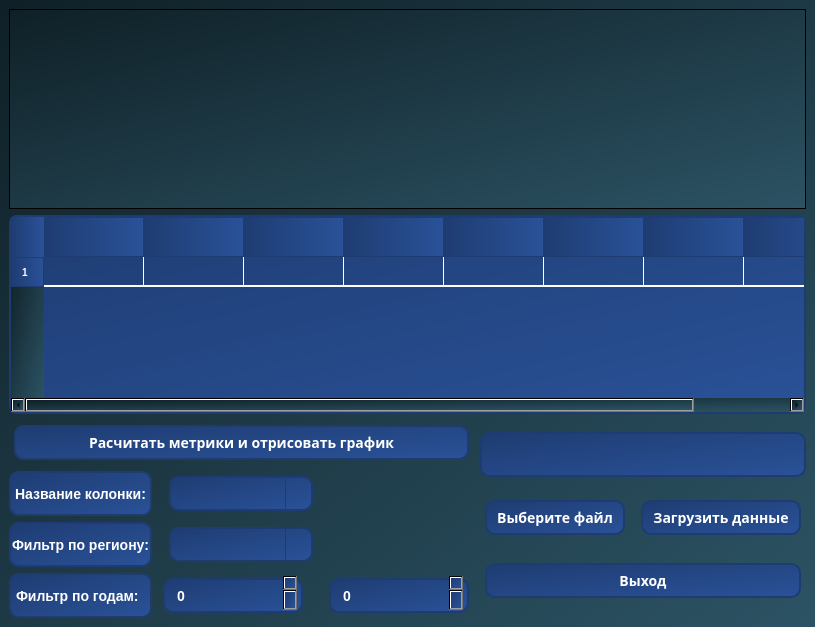
<?xml version="1.0" encoding="UTF-8"?>
<ui version="4.0">
 <class>MainWindow</class>
 <widget class="QMainWindow" name="MainWindow">
  <property name="geometry">
   <rect>
    <x>0</x>
    <y>0</y>
    <width>795</width>
    <height>627</height>
   </rect>
  </property>
  <property name="windowTitle">
   <string>MainWindow</string>
  </property>
  <property name="whatsThis">
   <string>&lt;html&gt;&lt;head/&gt;&lt;body&gt;&lt;p&gt;bacground-color: red;&lt;/p&gt;&lt;/body&gt;&lt;/html&gt;</string>
  </property>
  <property name="styleSheet">
   <string notr="true">QMainWindow {
    background-color: #f5f5f5;
    font-family: 'Segoe UI', Arial, sans-serif;
}</string>
  </property>
  <widget class="QWidget" name="centralwidget">
   <property name="styleSheet">
    <string notr="true">QWidget {
    background-color: qlineargradient(x1:0, y1:0, x2:1, y2:1, stop:0 #0f2027, stop:1 #2c5364);
}

/* Специальный класс для центрального виджета (если нужно) */
.central-widget {
    background: transparent;
    padding: 0;
    margin: 0;
    border: none;
}

/* Коррекция для таблицы */
QTableWidget {
    background-color: qlineargradient(x1:0, y1:0, x2:1, y2:1, stop:0 #1e3c72, stop:1 #2a5298);
    border: 2px solid #1e3c72;
    border-radius: 8px;
    gridline-color: #ffffff;
    color: #ffffff;
    font-size: 14px;
    margin: 0;  /* Убираем внешние отступы */
    padding: 0; /* Убираем внутренние отступы */
}

/* Фикс для заголовков таблицы */
QHeaderView::section {
    padding: 8px 12px; /* Четкие отступы для заголовков */
    background-color: qlineargradient(x1:0, y1:0, x2:1, y2:0, stop:0 #1e3c72, stop:1 #2a5298);
    color: #ffffff;
    border: none;
    font-size: 14px;
    font-weight: bold;
}

/* Дополнительный фикс для выравнивания */
QTableCornerButton::section {
    background-color: qlineargradient(x1:0, y1:0, x2:1, y2:0, stop:0 #1e3c72, stop:1 #2a5298);
    border: none;
}</string>
   </property>
   <layout class="QGridLayout" name="gridLayout_3">
    <item row="0" column="0">
     <layout class="QVBoxLayout" name="verticalLayout">
      <item>
       <widget class="QGraphicsView" name="graphicsView">
        <property name="minimumSize">
         <size>
          <width>400</width>
          <height>0</height>
         </size>
        </property>
       </widget>
      </item>
      <item>
       <widget class="QTableWidget" name="tableWidget">
        <property name="minimumSize">
         <size>
          <width>103</width>
          <height>0</height>
         </size>
        </property>
        <property name="maximumSize">
         <size>
          <width>1000</width>
          <height>1000</height>
         </size>
        </property>
        <property name="font">
         <font>
          <pointsize>-1</pointsize>
          <bold>true</bold>
         </font>
        </property>
        <property name="styleSheet">
         <string notr="true">QTableWidget {
    background-color: qlineargradient(x1:0, y1:0, x2:1, y2:1, stop:0 #1e3c72, stop:1 #2a5298);
    border: 2px solid #1e3c72;
    border-radius: 8px;
    gridline-color: #ffffff;
    color: #ffffff;
    font-size: 14px;
}

QTableWidget::item {
    padding: 6px;
    border-bottom: 1px solid #ffffff;
}

QTableWidget::item:selected {
    background-color: #4a90e2;
    color: #ffffff;
}

QHeaderView::section {
    background-color: qlineargradient(x1:0, y1:0, x2:1, y2:0, stop:0 #1e3c72, stop:1 #2a5298);
    color: #ffffff;
    padding: 10px;
    border: 1px solid #1e3c72;
    font-size: 10px;
    font-weight: bold;
}

QHeaderView::section:checked {
    background-color: #4a90e2;
}

QScrollBar:vertical {
    border: 1px solid #1e3c72;
    background: #2a5298;
    width: 12px;
    margin: 0px 0px 0px 0px;
}

QScrollBar::handle:vertical {
    background: #4a90e2;
    min-height: 20px;
    border-radius: 6px;
}

QScrollBar::add-line:vertical {
    border: 1px solid #1e3c72;
    background: #2a5298;
    height: 0px;
    subcontrol-position: bottom;
    subcontrol-origin: margin;
}

QScrollBar::sub-line:vertical {
    border: 1px solid #1e3c72;
    background: #2a5298;
    height: 0px;
    subcontrol-position: top;
    subcontrol-origin: margin;
}

QScrollBar:horizontal {
    border: 1px solid #1e3c72;
    background: #2a5298;
    height: 12px;
    margin: 0px 0px 0px 0px;
}

QScrollBar::handle:horizontal {
    background: #4a90e2;
    min-width: 20px;
    border-radius: 6px;
}

QScrollBar::add-line:horizontal {
    border: 1px solid #1e3c72;
    background: #2a5298;
    width: 0px;
    subcontrol-position: right;
    subcontrol-origin: margin;
}

QScrollBar::sub-line:horizontal {
    border: 1px solid #1e3c72;
    background: #2a5298;
    width: 0px;
    subcontrol-position: left;
    subcontrol-origin: margin;
}</string>
        </property>
        <row/>
        <column>
         <property name="text">
          <string/>
         </property>
        </column>
        <column>
         <property name="text">
          <string/>
         </property>
        </column>
        <column>
         <property name="text">
          <string/>
         </property>
        </column>
        <column>
         <property name="text">
          <string/>
         </property>
        </column>
        <column>
         <property name="text">
          <string/>
         </property>
        </column>
        <column>
         <property name="text">
          <string/>
         </property>
        </column>
        <column>
         <property name="text">
          <string/>
         </property>
        </column>
        <column>
         <property name="text">
          <string/>
         </property>
        </column>
        <item row="0" column="0">
         <property name="text">
          <string/>
         </property>
         <property name="font">
          <font>
           <pointsize>10</pointsize>
           <bold>true</bold>
          </font>
         </property>
         <property name="textAlignment">
          <set>AlignLeading|AlignBottom</set>
         </property>
        </item>
       </widget>
      </item>
      <item>
       <layout class="QHBoxLayout" name="horizontalLayout">
        <item>
         <layout class="QGridLayout" name="gridLayout">
          <item row="1" column="0">
           <widget class="QLabel" name="numberLabel">
            <property name="sizePolicy">
             <sizepolicy hsizetype="Preferred" vsizetype="Preferred">
              <horstretch>0</horstretch>
              <verstretch>0</verstretch>
             </sizepolicy>
            </property>
            <property name="minimumSize">
             <size>
              <width>0</width>
              <height>45</height>
             </size>
            </property>
            <property name="maximumSize">
             <size>
              <width>305</width>
              <height>45</height>
             </size>
            </property>
            <property name="font">
             <font>
              <pointsize>-1</pointsize>
              <bold>true</bold>
              <hintingpreference>PreferFullHinting</hintingpreference>
             </font>
            </property>
            <property name="mouseTracking">
             <bool>false</bool>
            </property>
            <property name="layoutDirection">
             <enum>Qt::LayoutDirection::RightToLeft</enum>
            </property>
            <property name="styleSheet">
             <string notr="true">QLabel {
    background-color: qlineargradient(x1:0, y1:0, x2:1, y2:1, stop:0 #1e3c72, stop:1 #2a5298);
    border: 2px solid #1e3c72;
    border-radius: 10px;
    color: white;
    font-size: 14px;
    padding: 1px;
    selection-background-color: #4a90e2;
    selection-color: #ffffff;
}

QLabel:focus {
    border: 2px solid #4a90e2;
    background-color: qlineargradient(x1:0, y1:0, x2:1, y2:1, stop:0 #2a5298, stop:1 #1e3c72);
}

QLabel:disabled {
    background-color: #cccccc;
    border: 2px solid #999999;
    color: #666666;
}</string>
            </property>
            <property name="text">
             <string>Название колонки:</string>
            </property>
            <property name="alignment">
             <set>Qt::AlignmentFlag::AlignCenter</set>
            </property>
           </widget>
          </item>
          <item row="4" column="0">
           <widget class="QLabel" name="label">
            <property name="minimumSize">
             <size>
              <width>0</width>
              <height>45</height>
             </size>
            </property>
            <property name="font">
             <font>
              <pointsize>-1</pointsize>
              <bold>true</bold>
             </font>
            </property>
            <property name="styleSheet">
             <string notr="true">QLabel {
    background-color: qlineargradient(x1:0, y1:0, x2:1, y2:1, stop:0 #1e3c72, stop:1 #2a5298);
    border: 2px solid #1e3c72;
    border-radius: 10px;
    color: white;
    font-size: 14px;
    padding: 1px;
    selection-background-color: #4a90e2;
    selection-color: #ffffff;
}
QLabel:focus {
    border: 2px solid #4a90e2;
    background-color: qlineargradient(x1:0, y1:0, x2:1, y2:1, stop:0 #2a5298, stop:1 #1e3c72);
}

QLabel:disabled {
    background-color: #cccccc;
    border: 2px solid #999999;
    color: #666666;
}</string>
            </property>
            <property name="text">
             <string>Фильтр по годам:</string>
            </property>
           </widget>
          </item>
          <item row="2" column="0">
           <widget class="QLabel" name="regionLabel">
            <property name="maximumSize">
             <size>
              <width>500</width>
              <height>16777215</height>
             </size>
            </property>
            <property name="font">
             <font>
              <pointsize>-1</pointsize>
              <bold>true</bold>
             </font>
            </property>
            <property name="styleSheet">
             <string notr="true">QLabel {
    background-color: qlineargradient(x1:0, y1:0, x2:1, y2:1, stop:0 #1e3c72, stop:1 #2a5298);
    border: 2px solid #1e3c72;
    border-radius: 10px;
    color: white;
    font-size: 14px;
    padding: 1px;
    selection-background-color: #4a90e2;
    selection-color: #ffffff;
}

QLabel:focus {
    border: 2px solid #4a90e2;
    background-color: qlineargradient(x1:0, y1:0, x2:1, y2:1, stop:0 #2a5298, stop:1 #1e3c72);
}

QLabel:disabled {
    background-color: #cccccc;
    border: 2px solid #999999;
    color: #666666;
}</string>
            </property>
            <property name="text">
             <string>Фильтр по региону:</string>
            </property>
            <property name="alignment">
             <set>Qt::AlignmentFlag::AlignCenter</set>
            </property>
           </widget>
          </item>
          <item row="2" column="3">
           <spacer name="horizontalSpacer_6">
            <property name="orientation">
             <enum>Qt::Orientation::Horizontal</enum>
            </property>
            <property name="sizeHint" stdset="0">
             <size>
              <width>40</width>
              <height>20</height>
             </size>
            </property>
           </spacer>
          </item>
          <item row="1" column="2">
           <widget class="QComboBox" name="columnComboBox">
            <property name="minimumSize">
             <size>
              <width>150</width>
              <height>45</height>
             </size>
            </property>
            <property name="maximumSize">
             <size>
              <width>150</width>
              <height>45</height>
             </size>
            </property>
            <property name="styleSheet">
             <string notr="true">QComboBox {
    background-color: qlineargradient(x1:0, y1:0, x2:1, y2:1, stop:0 #1e3c72, stop:1 #2a5298);
    border: 2px solid #1e3c72;
    border-radius: 10px;
    color: #ffffff;
    font-size: 14px;
    font-weight: bold;
    padding: 5px 30px 5px 10px; /* Увеличили правый отступ для стрелки */
    margin: 5px;
    min-width: 100px;
}

QComboBox:hover {
    background-color: qlineargradient(x1:0, y1:0, x2:1, y2:1, stop:0 #2a5298, stop:1 #1e3c72);
    border: 2px solid #4a90e2;
}

/* Стиль выпадающего списка */
QComboBox QAbstractItemView {
    background-color: #2a5298;
    border: 2px solid #1e3c72;
    selection-background-color: #4a90e2;
    color: #ffffff;
    font-size: 14px;
    padding: 5px;
}

/* Стрелка выпадающего списка */
QComboBox::drop-down {
    subcontrol-origin: padding;
    subcontrol-position: top right;
    width: 25px; /* Ширина области стрелки */
    border-left: 1px solid #1e3c72;
    border-top-right-radius: 8px; /* Скругление правого угла */
    border-bottom-right-radius: 8px;
}

/* Иконка стрелки */
QComboBox::down-arrow {
    image: none; /* Убираем стандартную иконку */
}

QComboBox::down-arrow:on { /* Когда список раскрыт */
    image: url(:/icons/arrow_up_white.png); /* Стрелка вверх */
}

/* Состояния */
QComboBox:disabled {
    background-color: #cccccc;
    border: 2px solid #999999;
    color: #666666;
}

QComboBox:on { /* Когда список раскрыт */
    background-color: qlineargradient(x1:0, y1:0, x2:1, y2:1, stop:0 #2a5298, stop:1 #1e3c72);
}</string>
            </property>
           </widget>
          </item>
          <item row="1" column="3">
           <spacer name="horizontalSpacer_5">
            <property name="orientation">
             <enum>Qt::Orientation::Horizontal</enum>
            </property>
            <property name="sizeHint" stdset="0">
             <size>
              <width>40</width>
              <height>20</height>
             </size>
            </property>
           </spacer>
          </item>
          <item row="0" column="0" colspan="4">
           <widget class="QPushButton" name="metricsPushButton">
            <property name="minimumSize">
             <size>
              <width>0</width>
              <height>45</height>
             </size>
            </property>
            <property name="font">
             <font>
              <family>Roboto Slab</family>
              <pointsize>-1</pointsize>
              <bold>true</bold>
             </font>
            </property>
            <property name="styleSheet">
             <string notr="true">QPushButton {
    background-color: qlineargradient(x1:0, y1:0, x2:1, y2:1, stop:0 #1e3c72, stop:1 #2a5298);
    border: 2px solid #1e3c72;
    border-radius: 10px;
    color: #ffffff;
    font-size: 14px;
    font-weight: bold;
    padding: 1px 10px;
    margin: 5px;
}

QPushButton:hover {
    background-color: qlineargradient(x1:0, y1:0, x2:1, y2:1, stop:0 #2a5298, stop:1 #1e3c72);
    border: 2px solid #4a90e2;
    color: #ffffff;
}

QPushButton:pressed {
    background-color: qlineargradient(x1:0, y1:0, x2:1, y2:1, stop:0 #1e3c72, stop:1 #2a5298);
    border: 2px solid #4a90e2;
    color: #ffffff;
    padding: 1px 18px;
}

QPushButton:disabled {
    background-color: #cccccc;
    border: 2px solid #999999;
    color: #666666;
}
</string>
            </property>
            <property name="text">
             <string>Расчитать метрики и отрисовать график</string>
            </property>
           </widget>
          </item>
          <item row="2" column="2">
           <widget class="QComboBox" name="regionComboBox">
            <property name="minimumSize">
             <size>
              <width>150</width>
              <height>45</height>
             </size>
            </property>
            <property name="maximumSize">
             <size>
              <width>150</width>
              <height>45</height>
             </size>
            </property>
            <property name="styleSheet">
             <string notr="true">QComboBox {
    background-color: qlineargradient(x1:0, y1:0, x2:1, y2:1, stop:0 #1e3c72, stop:1 #2a5298);
    border: 2px solid #1e3c72;
    border-radius: 10px;
    color: #ffffff;
    font-size: 14px;
    font-weight: bold;
    padding: 5px 30px 5px 10px; /* Увеличили правый отступ для стрелки */
    margin: 5px;
    min-width: 100px;
}

QComboBox:hover {
    background-color: qlineargradient(x1:0, y1:0, x2:1, y2:1, stop:0 #2a5298, stop:1 #1e3c72);
    border: 2px solid #4a90e2;
}

/* Стиль выпадающего списка */
QComboBox QAbstractItemView {
    background-color: #2a5298;
    border: 2px solid #1e3c72;
    selection-background-color: #4a90e2;
    color: #ffffff;
    font-size: 14px;
    padding: 5px;
}

/* Стрелка выпадающего списка */
QComboBox::drop-down {
    subcontrol-origin: padding;
    subcontrol-position: top right;
    width: 25px; /* Ширина области стрелки */
    border-left: 1px solid #1e3c72;
    border-top-right-radius: 8px; /* Скругление правого угла */
    border-bottom-right-radius: 8px;
}

/* Иконка стрелки */
QComboBox::down-arrow {
    image: url(:/icons/arrow_down_white.png); /* Ваша белая стрелка */
    width: 12px;
    height: 12px;
}

QComboBox::down-arrow:on { /* Когда список раскрыт */
    image: url(:/icons/arrow_up_white.png); /* Стрелка вверх */
}

/* Состояния */
QComboBox:disabled {
    background-color: #cccccc;
    border: 2px solid #999999;
    color: #666666;
}

QComboBox:on { /* Когда список раскрыт */
    background-color: qlineargradient(x1:0, y1:0, x2:1, y2:1, stop:0 #2a5298, stop:1 #1e3c72);
}</string>
            </property>
           </widget>
          </item>
          <item row="4" column="3">
           <widget class="QSpinBox" name="maxYearSpinBox">
            <property name="minimumSize">
             <size>
              <width>150</width>
              <height>45</height>
             </size>
            </property>
            <property name="maximumSize">
             <size>
              <width>150</width>
              <height>45</height>
             </size>
            </property>
            <property name="styleSheet">
             <string notr="true">QSpinBox {
    background-color: qlineargradient(x1:0, y1:0, x2:1, y2:1, stop:0 #1e3c72, stop:1 #2a5298);
    border: 2px solid #1e3c72;
    border-radius: 10px;
    color: #ffffff;
    font-size: 14px;
    font-weight: bold;
    padding: 1px 25px 1px 10px;  /* Увеличено правое padding для стрелочек */
    margin: 5px;
}

QSpinBox:hover {
    border: 2px solid #4a90e2;
}
</string>
            </property>
           </widget>
          </item>
          <item row="4" column="1" colspan="2">
           <widget class="QSpinBox" name="minYearSpinBox">
            <property name="minimumSize">
             <size>
              <width>150</width>
              <height>45</height>
             </size>
            </property>
            <property name="maximumSize">
             <size>
              <width>150</width>
              <height>45</height>
             </size>
            </property>
            <property name="styleSheet">
             <string notr="true">QSpinBox {
    background-color: qlineargradient(x1:0, y1:0, x2:1, y2:1, stop:0 #1e3c72, stop:1 #2a5298);
    border: 2px solid #1e3c72;
    border-radius: 10px;
    color: #ffffff;
    font-size: 14px;
    font-weight: bold;
    padding: 1px 25px 1px 10px;  /* Увеличено правое padding для стрелочек */
    margin: 5px;
}

QSpinBox:hover {
    border: 2px solid #4a90e2;
}
</string>
            </property>
           </widget>
          </item>
         </layout>
        </item>
        <item>
         <layout class="QGridLayout" name="gridLayout_2">
          <item row="2" column="0" colspan="2">
           <widget class="QPushButton" name="exitButton">
            <property name="minimumSize">
             <size>
              <width>0</width>
              <height>45</height>
             </size>
            </property>
            <property name="font">
             <font>
              <family>Roboto Slab</family>
              <pointsize>-1</pointsize>
              <bold>true</bold>
             </font>
            </property>
            <property name="styleSheet">
             <string notr="true">QPushButton {
    background-color: qlineargradient(x1:0, y1:0, x2:1, y2:1, stop:0 #1e3c72, stop:1 #2a5298);
    border: 2px solid #1e3c72;
    border-radius: 10px;
    color: #ffffff;
    font-size: 14px;
    font-weight: bold;
    padding: 1px 10px;
    margin: 5px;
}

QPushButton:hover {
    background-color: qlineargradient(x1:0, y1:0, x2:1, y2:1, stop:0 #2a5298, stop:1 #1e3c72);
    border: 2px solid #4a90e2;
    color: #ffffff;
}

QPushButton:pressed {
    background-color: qlineargradient(x1:0, y1:0, x2:1, y2:1, stop:0 #1e3c72, stop:1 #2a5298);
    border: 2px solid #4a90e2;
    color: #ffffff;
    padding: 1px 18px;
}

QPushButton:disabled {
    background-color: #cccccc;
    border: 2px solid #999999;
    color: #666666;
}

</string>
            </property>
            <property name="text">
             <string>Выход</string>
            </property>
           </widget>
          </item>
          <item row="1" column="1">
           <widget class="QPushButton" name="uploadPushButton">
            <property name="minimumSize">
             <size>
              <width>0</width>
              <height>45</height>
             </size>
            </property>
            <property name="maximumSize">
             <size>
              <width>16777215</width>
              <height>45</height>
             </size>
            </property>
            <property name="font">
             <font>
              <family>Roboto Slab</family>
              <pointsize>-1</pointsize>
              <bold>true</bold>
             </font>
            </property>
            <property name="styleSheet">
             <string notr="true">QPushButton {
    background-color: qlineargradient(x1:0, y1:0, x2:1, y2:1, stop:0 #1e3c72, stop:1 #2a5298);
    border: 2px solid #1e3c72;
    border-radius: 10px;
    color: #ffffff;
    font-size: 14px;
    font-weight: bold;
    padding: 1px 10px;
    margin: 5px;
}

QPushButton:hover {
    background-color: qlineargradient(x1:0, y1:0, x2:1, y2:1, stop:0 #2a5298, stop:1 #1e3c72);
    border: 2px solid #4a90e2;
    color: #ffffff;
}

QPushButton:pressed {
    background-color: qlineargradient(x1:0, y1:0, x2:1, y2:1, stop:0 #1e3c72, stop:1 #2a5298);
    border: 2px solid #4a90e2;
    color: #ffffff;
    padding: 1px 18px;
}

QPushButton:disabled {
    background-color: #cccccc;
    border: 2px solid #999999;
    color: #666666;
}
</string>
            </property>
            <property name="text">
             <string>Загрузить данные</string>
            </property>
            <property name="autoDefault">
             <bool>false</bool>
            </property>
           </widget>
          </item>
          <item row="0" column="0" colspan="2">
           <widget class="QLabel" name="pathLabel">
            <property name="minimumSize">
             <size>
              <width>0</width>
              <height>45</height>
             </size>
            </property>
            <property name="maximumSize">
             <size>
              <width>16777215</width>
              <height>45</height>
             </size>
            </property>
            <property name="font">
             <font>
              <pointsize>-1</pointsize>
              <bold>true</bold>
             </font>
            </property>
            <property name="styleSheet">
             <string notr="true">QLabel {
    background-color: qlineargradient(x1:0, y1:0, x2:1, y2:1, stop:0 #1e3c72, stop:1 #2a5298);
    border: 2px solid #1e3c72;
    border-radius: 10px;
    color: white;
    font-size: 14px;
    padding: 1px;
    selection-background-color: #4a90e2;
    selection-color: #ffffff;
}

QLabel:focus {
    border: 2px solid #4a90e2;
    background-color: qlineargradient(x1:0, y1:0, x2:1, y2:1, stop:0 #2a5298, stop:1 #1e3c72);
}

QLabel:disabled {
    background-color: #cccccc;
    border: 2px solid #999999;
    color: #666666;
}</string>
            </property>
            <property name="text">
             <string/>
            </property>
            <property name="alignment">
             <set>Qt::AlignmentFlag::AlignCenter</set>
            </property>
            <property name="wordWrap">
             <bool>true</bool>
            </property>
           </widget>
          </item>
          <item row="1" column="0">
           <widget class="QPushButton" name="filePushButton">
            <property name="minimumSize">
             <size>
              <width>0</width>
              <height>45</height>
             </size>
            </property>
            <property name="maximumSize">
             <size>
              <width>16777215</width>
              <height>45</height>
             </size>
            </property>
            <property name="font">
             <font>
              <family>Roboto Slab</family>
              <pointsize>-1</pointsize>
              <bold>true</bold>
             </font>
            </property>
            <property name="styleSheet">
             <string notr="true">QPushButton {
    background-color: qlineargradient(x1:0, y1:0, x2:1, y2:1, stop:0 #1e3c72, stop:1 #2a5298);
    border: 2px solid #1e3c72;
    border-radius: 10px;
    color: #ffffff;
    font-size: 14px;
    font-weight: bold;
    padding: 1px 10px;
    margin: 5px;
}

QPushButton:hover {
    background-color: qlineargradient(x1:0, y1:0, x2:1, y2:1, stop:0 #2a5298, stop:1 #1e3c72);
    border: 2px solid #4a90e2;
    color: #ffffff;
}

QPushButton:pressed {
    background-color: qlineargradient(x1:0, y1:0, x2:1, y2:1, stop:0 #1e3c72, stop:1 #2a5298);
    border: 2px solid #4a90e2;
    color: #ffffff;
    padding: 1px 18px;
}

QPushButton:disabled {
    background-color: #cccccc;
    border: 2px solid #999999;
    color: #666666;
}
</string>
            </property>
            <property name="text">
             <string>Выберите файл</string>
            </property>
           </widget>
          </item>
         </layout>
        </item>
       </layout>
      </item>
     </layout>
    </item>
   </layout>
  </widget>
 </widget>
 <resources/>
 <connections/>
</ui>
